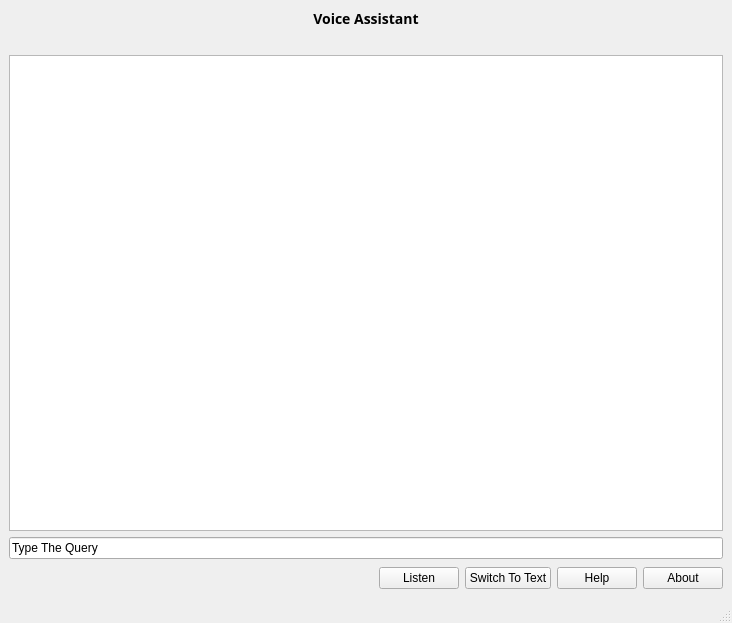
<?xml version="1.0" encoding="UTF-8"?>
<ui version="4.0">
 <class>MainWindow</class>
 <widget class="QMainWindow" name="MainWindow">
  <property name="geometry">
   <rect>
    <x>0</x>
    <y>0</y>
    <width>732</width>
    <height>623</height>
   </rect>
  </property>
  <property name="windowTitle">
   <string>MainWindow</string>
  </property>
  <widget class="QWidget" name="centralwidget">
   <layout class="QGridLayout" name="gridLayout">
       <item row="1" column="0">
           <widget class="QTextBrowser" name="history"/>
       </item>
       <item row="2" column="0">
           <widget class="QLineEdit" name="text_input">
               <property name="text">
                   <string>Type The Query</string>
               </property>
           </widget>
       </item>
       <item row="3" column="0">
           <layout class="QGridLayout" name="gridLayout_5">
               <item row="0" column="4">
                   <widget class="QPushButton" name="pushHelp">
                       <property name="text">
                           <string>Help</string>
                       </property>
                   </widget>
               </item>
               <item row="0" column="1">
                   <spacer name="horizontalSpacer">
                       <property name="orientation">
                           <enum>Qt::Horizontal</enum>
                       </property>
                       <property name="sizeHint" stdset="0">
                           <size>
                               <width>390</width>
                               <height>27</height>
                           </size>
                       </property>
                   </spacer>
               </item>
               <item row="0" column="2">
                   <widget class="QPushButton" name="pushAcceptInput">
                       <property name="text">
                           <string>Listen</string>
                       </property>
                   </widget>
               </item>
               <item row="0" column="5">
                   <widget class="QPushButton" name="pushAbout">
                       <property name="text">
                           <string>About</string>
                       </property>
                   </widget>
               </item>
               <item row="0" column="3">
                   <widget class="QPushButton" name="pushSwitchToText">
                       <property name="text">
                           <string>Switch To Text</string>
                       </property>
                   </widget>
               </item>
               <item row="0" column="0">
                   <widget class="QLabel" name="status">
                       <property name="minimumSize">
                           <size>
                               <width>200</width>
                               <height>0</height>
                           </size>
                       </property>
                       <property name="text">
                           <string/>
                       </property>
                   </widget>
               </item>
           </layout>
       </item>
       <item row="0" column="0">
           <layout class="QGridLayout" name="layoutHistory">
               <item row="0" column="1">
                   <widget class="QLabel" name="labelAssistant">
                       <property name="minimumSize">
                           <size>
                               <width>0</width>
                               <height>0</height>
                           </size>
                       </property>
                       <property name="text">
                           <string>&lt;center style=&quot;font-family: sans-serif; font-size: large;&quot;&gt;&lt;strong&gt;Voice
                               Assistant&lt;strong/&gt;&lt;center/&gt;
                           </string>
                       </property>
                   </widget>
      </item>
     </layout>
    </item>
   </layout>
  </widget>
  <widget class="QStatusBar" name="statusbar"/>
 </widget>
 <resources/>
 <connections/>
</ui>
